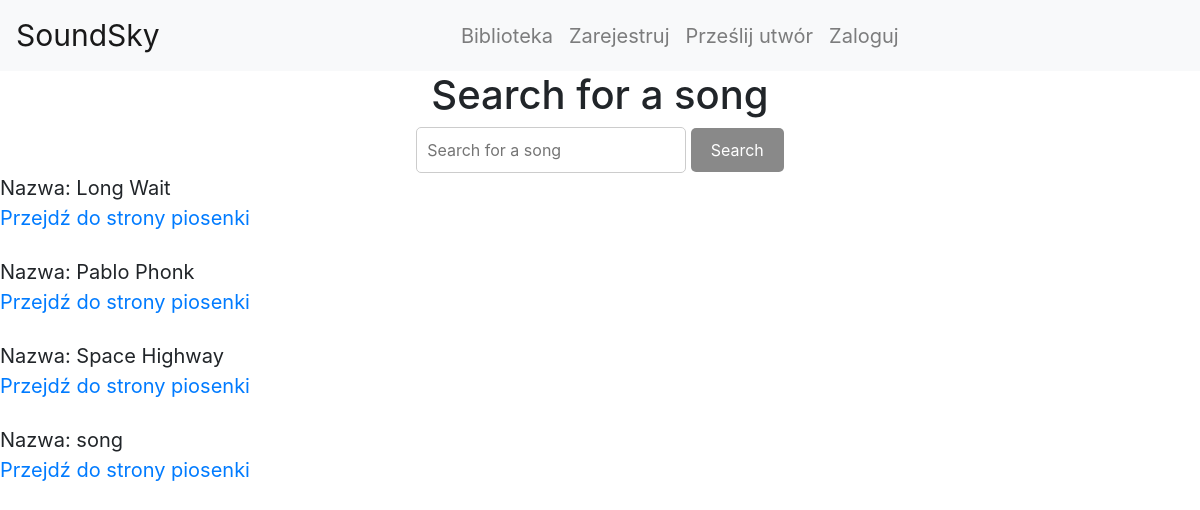
The page / on the database its author committed.
### SoundSky/models.py (models this page shows, shortened)
class Song(models.Model):
    id = models.AutoField(primary_key=True)
    name = models.CharField(max_length=100)
    url = models.URLField()
    Playlist = models.ManyToManyField("Playlist", blank=True)
    def get_absolute_url(self):
        return reverse("Song", kwargs={"song_id": self.id})
    class Meta:
        verbose_name_plural = "Songs"

### SoundSky/views.py (the view)
# urls.py: path('', Search, name = "Home"),
def Search(request):
    query = request.GET.get('search_bar', '')
    songs = Song.objects.filter(name__icontains=query)
    ctx = {
        'Songs': songs
    }
    return render(request, 'Soundsky/search_page.html', ctx)

### SoundSky/templates/SoundSky/search_page.html (shortened to what this page needs)
{% extends "SoundSky/main_page.html" %} {% block title %}Home{% endblock %}
{% block content %}
<div style="text-align: center">
  <h1>Search for a song</h1>
  <form method="GET" action="{% url 'Home' %}">
    <input
      type="text"
      name="search_bar"
      placeholder="Search for a song"
      style="padding: 10px; border-radius: 5px; border: 1px solid #ccc"
    />
    <button
      type="submit"
      style="
        padding: 10px 20px;
        border-radius: 5px;
        background-color: #898989;
        color: white;
        border: none;
      "
    >
      Search
    </button>
  </form>
</div>
<div>
  {% for song in Songs %}
  <a>Nazwa: {{song.name}}</a><br>
  <a href="{{song.get_absolute_url}}">Przejdź do strony piosenki</a> <br><br>
  {% endfor %}
</div>
{% endblock %}

### SoundSky/templates/SoundSky/main_page.html (style rules this page uses)
a { font-size: 20px; }

### rows shown on the page
Song: name "Long Wait"
Song: name "Pablo Phonk"
Song: name "Space Highway"
Song: name "song"
